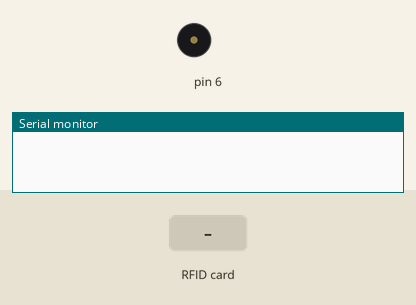
Bench run of a sketch on a simulated Arduino Uno, built with avr-gcc and run on an emulated ATmega328P. On the bench: buzzer (waves = sounding), the last lines printed to the serial monitor. The test bench sets the inputs (shaded band).

Above: at 1.3 s.
1.4 s: RFID card 5E 7A 19 C4 held to the reader
At 1.62 s:
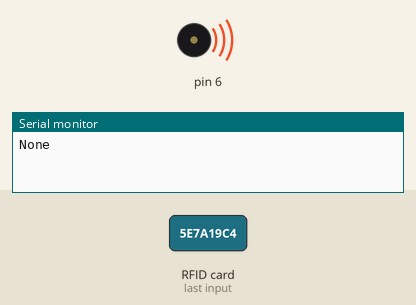
Timing chart, 0 to 4.4 s (numbered marks = the images above; inputs shaded):
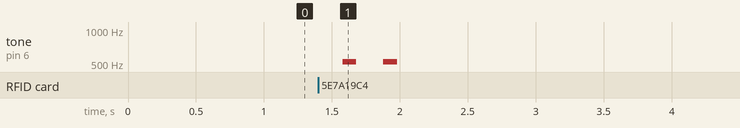

The sketch:

RFID_Tagging_DataTransmission.ino
```cpp
#include <SPI.h>
#include <MFRC522.h>
#define RST_PIN 9
#define SS_PIN 10

MFRC522 mfrc(SS_PIN, RST_PIN);

// int LED_Y = 3;
// int LED_R = 4;

void setup(){
  Serial.begin(9600);
  SPI.begin();

  // pinMode(LED_Y, OUTPUT);
  // pinMode(LED_R, OUTPUT);
}

void loop(){
  if(!mfrc.PICC_IsNewCardPresent() || !mfrc.PICC_ReadCardSerial()){
    delay(500);
    return;
  }

if(mfrc.uid.uidByte[0] == 64 & mfrc.uid.uidByte[1] == 43
    &&mfrc.uid.uidByte[2] == 23 && mfrc.uid.uidByte[3] == 29){
  // digitalWrite(LED_Y, HIGH);
  // digitalWrtie(LED_R, LOW);
  Serial.println("Patient 1");
  tone(6, 523, 100);
  delay(500);

  }

else if(mfrc.uid.uidByte[0] == 179 & mfrc.uid.uidByte[1] == 139
    &&mfrc.uid.uidByte[2] == 70 && mfrc.uid.uidByte[3] == 146){
  // digitalWrite(LED_Y, HIGH);
  // digitalWrtie(LED_R, LOW);
  Serial.println("Patient 2");
  tone(6, 523, 100);
  delay(500);

  }

else{
    // digitalWrite(LED_R, HIGH);
    // digitalWrite(LED_Y, LOW);
    Serial.println("None");
    tone(6, 523, 100);
    delay(300);
    tone(6, 523, 100);
    delay(500);
  }
}
```

Measured:
- after the input at 1.4 s, tone on pin 6: alternates 523 Hz for 0.10 s and silent for 0.20 s, 4 changes in all, then stays silent, starting after 0.18 s
